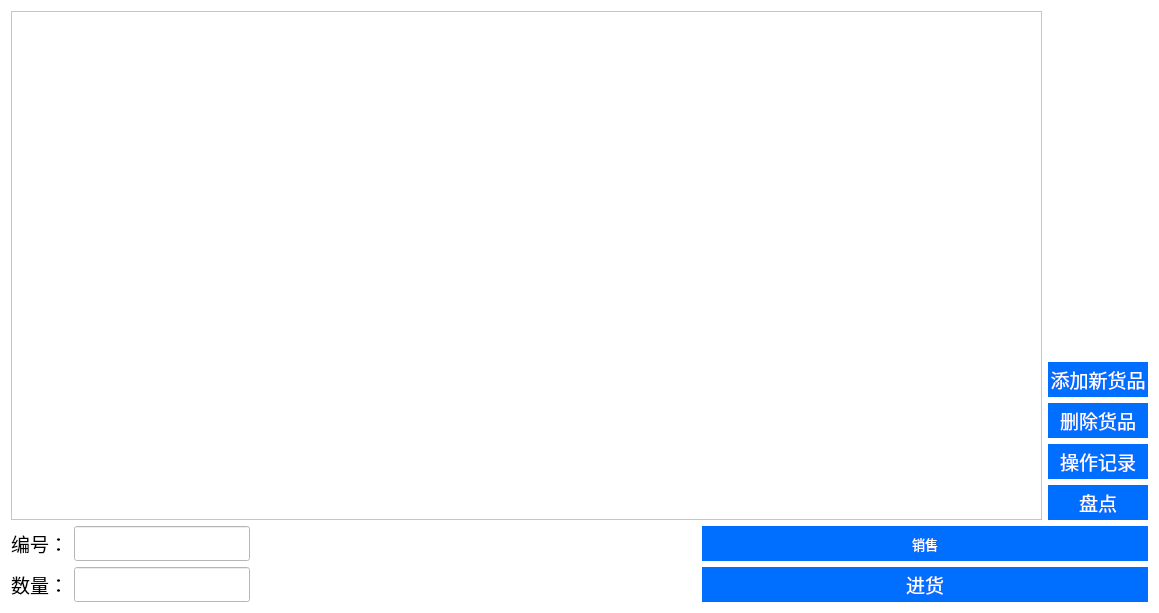
<?xml version="1.0" encoding="UTF-8"?>
<ui version="4.0">
 <class>GoodsList</class>
 <widget class="QDialog" name="GoodsList">
  <property name="geometry">
   <rect>
    <x>0</x>
    <y>0</y>
    <width>1159</width>
    <height>613</height>
   </rect>
  </property>
  <property name="palette">
   <palette>
    <active>
     <colorrole role="WindowText">
      <brush brushstyle="SolidPattern">
       <color alpha="255">
        <red>0</red>
        <green>0</green>
        <blue>0</blue>
       </color>
      </brush>
     </colorrole>
     <colorrole role="Button">
      <brush brushstyle="SolidPattern">
       <color alpha="255">
        <red>255</red>
        <green>255</green>
        <blue>255</blue>
       </color>
      </brush>
     </colorrole>
     <colorrole role="Light">
      <brush brushstyle="SolidPattern">
       <color alpha="255">
        <red>255</red>
        <green>255</green>
        <blue>255</blue>
       </color>
      </brush>
     </colorrole>
     <colorrole role="Midlight">
      <brush brushstyle="SolidPattern">
       <color alpha="255">
        <red>255</red>
        <green>255</green>
        <blue>255</blue>
       </color>
      </brush>
     </colorrole>
     <colorrole role="Dark">
      <brush brushstyle="SolidPattern">
       <color alpha="255">
        <red>127</red>
        <green>127</green>
        <blue>127</blue>
       </color>
      </brush>
     </colorrole>
     <colorrole role="Mid">
      <brush brushstyle="SolidPattern">
       <color alpha="255">
        <red>170</red>
        <green>170</green>
        <blue>170</blue>
       </color>
      </brush>
     </colorrole>
     <colorrole role="Text">
      <brush brushstyle="SolidPattern">
       <color alpha="255">
        <red>0</red>
        <green>0</green>
        <blue>0</blue>
       </color>
      </brush>
     </colorrole>
     <colorrole role="BrightText">
      <brush brushstyle="SolidPattern">
       <color alpha="255">
        <red>255</red>
        <green>255</green>
        <blue>255</blue>
       </color>
      </brush>
     </colorrole>
     <colorrole role="ButtonText">
      <brush brushstyle="SolidPattern">
       <color alpha="255">
        <red>0</red>
        <green>0</green>
        <blue>0</blue>
       </color>
      </brush>
     </colorrole>
     <colorrole role="Base">
      <brush brushstyle="SolidPattern">
       <color alpha="255">
        <red>255</red>
        <green>255</green>
        <blue>255</blue>
       </color>
      </brush>
     </colorrole>
     <colorrole role="Window">
      <brush brushstyle="SolidPattern">
       <color alpha="255">
        <red>255</red>
        <green>255</green>
        <blue>255</blue>
       </color>
      </brush>
     </colorrole>
     <colorrole role="Shadow">
      <brush brushstyle="SolidPattern">
       <color alpha="255">
        <red>0</red>
        <green>0</green>
        <blue>0</blue>
       </color>
      </brush>
     </colorrole>
     <colorrole role="AlternateBase">
      <brush brushstyle="SolidPattern">
       <color alpha="255">
        <red>255</red>
        <green>255</green>
        <blue>255</blue>
       </color>
      </brush>
     </colorrole>
     <colorrole role="ToolTipBase">
      <brush brushstyle="SolidPattern">
       <color alpha="255">
        <red>255</red>
        <green>255</green>
        <blue>220</blue>
       </color>
      </brush>
     </colorrole>
     <colorrole role="ToolTipText">
      <brush brushstyle="SolidPattern">
       <color alpha="255">
        <red>0</red>
        <green>0</green>
        <blue>0</blue>
       </color>
      </brush>
     </colorrole>
     <colorrole role="PlaceholderText">
      <brush brushstyle="SolidPattern">
       <color alpha="128">
        <red>0</red>
        <green>0</green>
        <blue>0</blue>
       </color>
      </brush>
     </colorrole>
    </active>
    <inactive>
     <colorrole role="WindowText">
      <brush brushstyle="SolidPattern">
       <color alpha="255">
        <red>0</red>
        <green>0</green>
        <blue>0</blue>
       </color>
      </brush>
     </colorrole>
     <colorrole role="Button">
      <brush brushstyle="SolidPattern">
       <color alpha="255">
        <red>255</red>
        <green>255</green>
        <blue>255</blue>
       </color>
      </brush>
     </colorrole>
     <colorrole role="Light">
      <brush brushstyle="SolidPattern">
       <color alpha="255">
        <red>255</red>
        <green>255</green>
        <blue>255</blue>
       </color>
      </brush>
     </colorrole>
     <colorrole role="Midlight">
      <brush brushstyle="SolidPattern">
       <color alpha="255">
        <red>255</red>
        <green>255</green>
        <blue>255</blue>
       </color>
      </brush>
     </colorrole>
     <colorrole role="Dark">
      <brush brushstyle="SolidPattern">
       <color alpha="255">
        <red>127</red>
        <green>127</green>
        <blue>127</blue>
       </color>
      </brush>
     </colorrole>
     <colorrole role="Mid">
      <brush brushstyle="SolidPattern">
       <color alpha="255">
        <red>170</red>
        <green>170</green>
        <blue>170</blue>
       </color>
      </brush>
     </colorrole>
     <colorrole role="Text">
      <brush brushstyle="SolidPattern">
       <color alpha="255">
        <red>0</red>
        <green>0</green>
        <blue>0</blue>
       </color>
      </brush>
     </colorrole>
     <colorrole role="BrightText">
      <brush brushstyle="SolidPattern">
       <color alpha="255">
        <red>255</red>
        <green>255</green>
        <blue>255</blue>
       </color>
      </brush>
     </colorrole>
     <colorrole role="ButtonText">
      <brush brushstyle="SolidPattern">
       <color alpha="255">
        <red>0</red>
        <green>0</green>
        <blue>0</blue>
       </color>
      </brush>
     </colorrole>
     <colorrole role="Base">
      <brush brushstyle="SolidPattern">
       <color alpha="255">
        <red>255</red>
        <green>255</green>
        <blue>255</blue>
       </color>
      </brush>
     </colorrole>
     <colorrole role="Window">
      <brush brushstyle="SolidPattern">
       <color alpha="255">
        <red>255</red>
        <green>255</green>
        <blue>255</blue>
       </color>
      </brush>
     </colorrole>
     <colorrole role="Shadow">
      <brush brushstyle="SolidPattern">
       <color alpha="255">
        <red>0</red>
        <green>0</green>
        <blue>0</blue>
       </color>
      </brush>
     </colorrole>
     <colorrole role="AlternateBase">
      <brush brushstyle="SolidPattern">
       <color alpha="255">
        <red>255</red>
        <green>255</green>
        <blue>255</blue>
       </color>
      </brush>
     </colorrole>
     <colorrole role="ToolTipBase">
      <brush brushstyle="SolidPattern">
       <color alpha="255">
        <red>255</red>
        <green>255</green>
        <blue>220</blue>
       </color>
      </brush>
     </colorrole>
     <colorrole role="ToolTipText">
      <brush brushstyle="SolidPattern">
       <color alpha="255">
        <red>0</red>
        <green>0</green>
        <blue>0</blue>
       </color>
      </brush>
     </colorrole>
     <colorrole role="PlaceholderText">
      <brush brushstyle="SolidPattern">
       <color alpha="128">
        <red>0</red>
        <green>0</green>
        <blue>0</blue>
       </color>
      </brush>
     </colorrole>
    </inactive>
    <disabled>
     <colorrole role="WindowText">
      <brush brushstyle="SolidPattern">
       <color alpha="255">
        <red>127</red>
        <green>127</green>
        <blue>127</blue>
       </color>
      </brush>
     </colorrole>
     <colorrole role="Button">
      <brush brushstyle="SolidPattern">
       <color alpha="255">
        <red>255</red>
        <green>255</green>
        <blue>255</blue>
       </color>
      </brush>
     </colorrole>
     <colorrole role="Light">
      <brush brushstyle="SolidPattern">
       <color alpha="255">
        <red>255</red>
        <green>255</green>
        <blue>255</blue>
       </color>
      </brush>
     </colorrole>
     <colorrole role="Midlight">
      <brush brushstyle="SolidPattern">
       <color alpha="255">
        <red>255</red>
        <green>255</green>
        <blue>255</blue>
       </color>
      </brush>
     </colorrole>
     <colorrole role="Dark">
      <brush brushstyle="SolidPattern">
       <color alpha="255">
        <red>127</red>
        <green>127</green>
        <blue>127</blue>
       </color>
      </brush>
     </colorrole>
     <colorrole role="Mid">
      <brush brushstyle="SolidPattern">
       <color alpha="255">
        <red>170</red>
        <green>170</green>
        <blue>170</blue>
       </color>
      </brush>
     </colorrole>
     <colorrole role="Text">
      <brush brushstyle="SolidPattern">
       <color alpha="255">
        <red>127</red>
        <green>127</green>
        <blue>127</blue>
       </color>
      </brush>
     </colorrole>
     <colorrole role="BrightText">
      <brush brushstyle="SolidPattern">
       <color alpha="255">
        <red>255</red>
        <green>255</green>
        <blue>255</blue>
       </color>
      </brush>
     </colorrole>
     <colorrole role="ButtonText">
      <brush brushstyle="SolidPattern">
       <color alpha="255">
        <red>127</red>
        <green>127</green>
        <blue>127</blue>
       </color>
      </brush>
     </colorrole>
     <colorrole role="Base">
      <brush brushstyle="SolidPattern">
       <color alpha="255">
        <red>255</red>
        <green>255</green>
        <blue>255</blue>
       </color>
      </brush>
     </colorrole>
     <colorrole role="Window">
      <brush brushstyle="SolidPattern">
       <color alpha="255">
        <red>255</red>
        <green>255</green>
        <blue>255</blue>
       </color>
      </brush>
     </colorrole>
     <colorrole role="Shadow">
      <brush brushstyle="SolidPattern">
       <color alpha="255">
        <red>0</red>
        <green>0</green>
        <blue>0</blue>
       </color>
      </brush>
     </colorrole>
     <colorrole role="AlternateBase">
      <brush brushstyle="SolidPattern">
       <color alpha="255">
        <red>255</red>
        <green>255</green>
        <blue>255</blue>
       </color>
      </brush>
     </colorrole>
     <colorrole role="ToolTipBase">
      <brush brushstyle="SolidPattern">
       <color alpha="255">
        <red>255</red>
        <green>255</green>
        <blue>220</blue>
       </color>
      </brush>
     </colorrole>
     <colorrole role="ToolTipText">
      <brush brushstyle="SolidPattern">
       <color alpha="255">
        <red>0</red>
        <green>0</green>
        <blue>0</blue>
       </color>
      </brush>
     </colorrole>
     <colorrole role="PlaceholderText">
      <brush brushstyle="SolidPattern">
       <color alpha="128">
        <red>0</red>
        <green>0</green>
        <blue>0</blue>
       </color>
      </brush>
     </colorrole>
    </disabled>
   </palette>
  </property>
  <property name="font">
   <font>
    <family>等线</family>
    <pointsize>14</pointsize>
   </font>
  </property>
  <property name="windowTitle">
   <string>货品管理系统</string>
  </property>
  <layout class="QVBoxLayout" name="verticalLayout_4">
   <item>
    <layout class="QHBoxLayout" name="horizontalLayout_2">
     <item>
      <widget class="QTableView" name="tableView">
       <property name="font">
        <font>
         <family>幼圆</family>
         <pointsize>10</pointsize>
        </font>
       </property>
       <attribute name="horizontalHeaderDefaultSectionSize">
        <number>200</number>
       </attribute>
      </widget>
     </item>
     <item>
      <layout class="QVBoxLayout" name="verticalLayout_3">
       <item>
        <spacer name="verticalSpacer">
         <property name="orientation">
          <enum>Qt::Vertical</enum>
         </property>
         <property name="sizeHint" stdset="0">
          <size>
           <width>20</width>
           <height>40</height>
          </size>
         </property>
        </spacer>
       </item>
       <item>
        <layout class="QVBoxLayout" name="verticalLayout_2">
         <item>
          <widget class="QPushButton" name="add">
           <property name="sizePolicy">
            <sizepolicy hsizetype="Preferred" vsizetype="Fixed">
             <horstretch>0</horstretch>
             <verstretch>0</verstretch>
            </sizepolicy>
           </property>
           <property name="minimumSize">
            <size>
             <width>100</width>
             <height>35</height>
            </size>
           </property>
           <property name="styleSheet">
            <string notr="true">QPushButton {
	border: none;
	background:  #006eff;
	color: #ffffff;
	font: 10pt &quot;Microsoft YaHei&quot;;
}
 
QPushButton:hover {
	background:  #0068f2;
}
 
QPushButton:pressed {
	background:  #0062e5;
}
 
QPushButton:disable {
	border: 1px solid #d5d5d5;
	color: #bbbbbb;
	background:  #f2f2f2;
}
/**close btn**/
QPushButton{
	font: 10pt &quot;Microsoft YaHei&quot;;
	border: none;
	image: url(:/RoomService/close-button.png);
	background-position: center;
}
QPushButton:hover{
	background-color: rgb(255, 99, 71);
}
QPushButton:pressed{
	background-color: rgb(255, 99, 71);
}</string>
           </property>
           <property name="text">
            <string>添加新货品</string>
           </property>
          </widget>
         </item>
         <item>
          <widget class="QPushButton" name="deleteButton">
           <property name="sizePolicy">
            <sizepolicy hsizetype="Preferred" vsizetype="Fixed">
             <horstretch>0</horstretch>
             <verstretch>0</verstretch>
            </sizepolicy>
           </property>
           <property name="minimumSize">
            <size>
             <width>100</width>
             <height>35</height>
            </size>
           </property>
           <property name="styleSheet">
            <string notr="true">QPushButton {
	border: none;
	background:  #006eff;
	color: #ffffff;
	font: 10pt &quot;Microsoft YaHei&quot;;
}
 
QPushButton:hover {
	background:  #0068f2;
}
 
QPushButton:pressed {
	background:  #0062e5;
}
 
QPushButton:disable {
	border: 1px solid #d5d5d5;
	color: #bbbbbb;
	background:  #f2f2f2;
}
/**close btn**/
QPushButton{
	font: 10pt &quot;Microsoft YaHei&quot;;
	border: none;
	image: url(:/RoomService/close-button.png);
	background-position: center;
}
QPushButton:hover{
	background-color: rgb(255, 99, 71);
}
QPushButton:pressed{
	background-color: rgb(255, 99, 71);
}</string>
           </property>
           <property name="text">
            <string>删除货品</string>
           </property>
          </widget>
         </item>
         <item>
          <widget class="QPushButton" name="pushButton_5">
           <property name="sizePolicy">
            <sizepolicy hsizetype="Preferred" vsizetype="Fixed">
             <horstretch>0</horstretch>
             <verstretch>0</verstretch>
            </sizepolicy>
           </property>
           <property name="minimumSize">
            <size>
             <width>100</width>
             <height>35</height>
            </size>
           </property>
           <property name="styleSheet">
            <string notr="true">QPushButton {
	border: none;
	background:  #006eff;
	color: #ffffff;
	font: 10pt &quot;Microsoft YaHei&quot;;
}
 
QPushButton:hover {
	background:  #0068f2;
}
 
QPushButton:pressed {
	background:  #0062e5;
}
 
QPushButton:disable {
	border: 1px solid #d5d5d5;
	color: #bbbbbb;
	background:  #f2f2f2;
}
/**close btn**/
QPushButton{
	font: 10pt &quot;Microsoft YaHei&quot;;
	border: none;
	image: url(:/RoomService/close-button.png);
	background-position: center;
}
QPushButton:hover{
	background-color: rgb(255, 99, 71);
}
QPushButton:pressed{
	background-color: rgb(255, 99, 71);
}</string>
           </property>
           <property name="text">
            <string>操作记录</string>
           </property>
          </widget>
         </item>
         <item>
          <widget class="QPushButton" name="pushButton_4">
           <property name="sizePolicy">
            <sizepolicy hsizetype="Preferred" vsizetype="Fixed">
             <horstretch>0</horstretch>
             <verstretch>0</verstretch>
            </sizepolicy>
           </property>
           <property name="minimumSize">
            <size>
             <width>100</width>
             <height>35</height>
            </size>
           </property>
           <property name="styleSheet">
            <string notr="true">QPushButton {
	border: none;
	background:  #006eff;
	color: #ffffff;
	font: 10pt &quot;Microsoft YaHei&quot;;
}
 
QPushButton:hover {
	background:  #0068f2;
}
 
QPushButton:pressed {
	background:  #0062e5;
}
 
QPushButton:disable {
	border: 1px solid #d5d5d5;
	color: #bbbbbb;
	background:  #f2f2f2;
}
/**close btn**/
QPushButton{
	font: 10pt &quot;Microsoft YaHei&quot;;
	border: none;
	image: url(:/RoomService/close-button.png);
	background-position: center;
}
QPushButton:hover{
	background-color: rgb(255, 99, 71);
}
QPushButton:pressed{
	background-color: rgb(255, 99, 71);
}</string>
           </property>
           <property name="text">
            <string>盘点</string>
           </property>
          </widget>
         </item>
        </layout>
       </item>
      </layout>
     </item>
    </layout>
   </item>
   <item>
    <layout class="QHBoxLayout" name="horizontalLayout">
     <item>
      <layout class="QGridLayout" name="gridLayout">
       <item row="0" column="0">
        <widget class="QLabel" name="label">
         <property name="text">
          <string>编号：</string>
         </property>
        </widget>
       </item>
       <item row="0" column="1">
        <widget class="QLineEdit" name="idEdit">
         <property name="sizePolicy">
          <sizepolicy hsizetype="Fixed" vsizetype="Fixed">
           <horstretch>0</horstretch>
           <verstretch>0</verstretch>
          </sizepolicy>
         </property>
        </widget>
       </item>
       <item row="1" column="0">
        <widget class="QLabel" name="label_2">
         <property name="text">
          <string>数量：</string>
         </property>
        </widget>
       </item>
       <item row="1" column="1">
        <widget class="QLineEdit" name="countEdit">
         <property name="sizePolicy">
          <sizepolicy hsizetype="Fixed" vsizetype="Fixed">
           <horstretch>0</horstretch>
           <verstretch>0</verstretch>
          </sizepolicy>
         </property>
        </widget>
       </item>
      </layout>
     </item>
     <item>
      <spacer name="horizontalSpacer">
       <property name="orientation">
        <enum>Qt::Horizontal</enum>
       </property>
       <property name="sizeHint" stdset="0">
        <size>
         <width>40</width>
         <height>20</height>
        </size>
       </property>
      </spacer>
     </item>
     <item>
      <layout class="QVBoxLayout" name="verticalLayout">
       <item>
        <widget class="QPushButton" name="out">
         <property name="sizePolicy">
          <sizepolicy hsizetype="Expanding" vsizetype="Fixed">
           <horstretch>0</horstretch>
           <verstretch>0</verstretch>
          </sizepolicy>
         </property>
         <property name="minimumSize">
          <size>
           <width>0</width>
           <height>35</height>
          </size>
         </property>
         <property name="font">
          <font>
           <family>Microsoft YaHei</family>
           <pointsize>10</pointsize>
           <weight>50</weight>
           <italic>false</italic>
           <bold>false</bold>
          </font>
         </property>
         <property name="styleSheet">
          <string notr="true">QPushButton {
	border: none;
	background:  #006eff;
	color: #ffffff;
	font: 10pt &quot;Microsoft YaHei&quot;;
}
 
QPushButton:hover {
	background:  #0068f2;
}
 
QPushButton:pressed {
	background:  #0062e5;
}
 
QPushButton:disable {
	border: 1px solid #d5d5d5;
	color: #bbbbbb;
	background:  #f2f2f2;
}
/**close btn**/
QPushButton{
	font: 10pt &quot;Microsoft YaHei&quot;;
	border: none;
	image: url(:/RoomService/close-button.png);
	background-position: center;
}
QPushButton:hover{
	background-color: rgb(255, 99, 71);
}
QPushButton:pressed{
	background-color: rgb(255, 99, 71);
}</string>
         </property>
         <property name="text">
          <string>销售</string>
         </property>
        </widget>
       </item>
       <item>
        <widget class="QPushButton" name="in">
         <property name="sizePolicy">
          <sizepolicy hsizetype="Expanding" vsizetype="Fixed">
           <horstretch>0</horstretch>
           <verstretch>0</verstretch>
          </sizepolicy>
         </property>
         <property name="minimumSize">
          <size>
           <width>0</width>
           <height>35</height>
          </size>
         </property>
         <property name="styleSheet">
          <string notr="true">QPushButton {
	border: none;
	background:  #006eff;
	color: #ffffff;
	font: 10pt &quot;Microsoft YaHei&quot;;
}
 
QPushButton:hover {
	background:  #0068f2;
}
 
QPushButton:pressed {
	background:  #0062e5;
}
 
QPushButton:disable {
	border: 1px solid #d5d5d5;
	color: #bbbbbb;
	background:  #f2f2f2;
}
/**close btn**/
QPushButton{
	font: 10pt &quot;Microsoft YaHei&quot;;
	border: none;
	image: url(:/RoomService/close-button.png);
	background-position: center;
}
QPushButton:hover{
	background-color: rgb(255, 99, 71);
}
QPushButton:pressed{
	background-color: rgb(255, 99, 71);
}</string>
         </property>
         <property name="text">
          <string>进货</string>
         </property>
        </widget>
       </item>
      </layout>
     </item>
    </layout>
   </item>
  </layout>
 </widget>
 <resources/>
 <connections/>
</ui>
